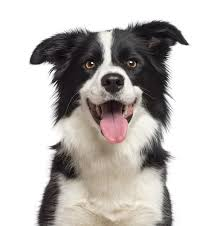
#> input picture stippling-app/assets/sample_images/kopek_foto.jpg, 223 x 226 px
$ python basic_code.py stippling-app/assets/sample_images/kopek_foto.jpg
#> lines starting #> are read from the running program, lines starting #| are printed output that depends on the picture
import numpy as np
import cv2
from scipy.spatial import Voronoi, voronoi_plot_2d
import matplotlib.pyplot as plt
from sklearn.cluster import KMeans
import time

def grayscale_intensity(image):
    """Görüntüyü gri tonlamaya çevirir ve yoğunluk haritası oluşturur."""
    if len(image.shape) == 3:
        gray = cv2.cvtColor(image, cv2.COLOR_BGR2GRAY)
    else:
        gray = image
    # Yoğunluk haritası - koyu yerler daha yüksek yoğunluklu
    intensity = 255 - gray
    return intensity

def generate_weighted_points(intensity, n_points=1000):
    """Yoğunluk haritasına göre ağırlıklı rastgele noktalar oluşturur."""
    # Yoğunluk haritasını normalize et
    if intensity.max() > 0:
        normalized = intensity / intensity.max()
    else:
        normalized = intensity

    # Daha verimli nokta seçimi - sadece sıfır olmayan piksellere odaklan
    y_indices, x_indices = np.nonzero(normalized)
    probabilities = normalized[y_indices, x_indices]
    probabilities = probabilities / probabilities.sum()

    # Rastgele nokta indeksi seçimi (ağırlıklı)
    selected_indices = np.random.choice(
        len(y_indices),
        size=min(n_points, len(y_indices)),
        p=probabilities,
        replace=False
    )

    # Seçilen noktaları al
    points = np.column_stack([x_indices[selected_indices], y_indices[selected_indices]])
    return points

def lloyd_relaxation(points, intensity, iterations=10):
    """Lloyd gevşetme algoritması ile noktaları dağıt."""
    height, width = intensity.shape
    y_coords, x_coords = np.mgrid[0:height, 0:width]
    coords = np.vstack((x_coords.ravel(), y_coords.ravel())).T

    for _ in range(iterations):
        # Voronoi diyagramı oluştur
        vor = Voronoi(points)

        # Her bölge için ağırlık merkezi hesapla
        new_points = []
        for i, region_idx in enumerate(vor.point_region):
            region = vor.regions[region_idx]
            if -1 in region or len(region) == 0:
                new_points.append(points[i])
                continue

            # Bölge poligonunu al
            polygon = [vor.vertices[v] for v in region]
            if not polygon:
                new_points.append(points[i])
                continue

            # Poligonu sınırlandır
            polygon_array = np.array(polygon)
            x_min, y_min = np.floor(polygon_array.min(axis=0)).astype(int)
            x_max, y_max = np.ceil(polygon_array.max(axis=0)).astype(int)

            x_min = max(0, x_min)
            y_min = max(0, y_min)
            x_max = min(width-1, x_max)
            y_max = min(height-1, y_max)

            if x_min >= x_max or y_min >= y_max:
                new_points.append(points[i])
                continue

            # Poligon içindeki pikselleri kontrol et
            x_range = np.arange(x_min, x_max+1)
            y_range = np.arange(y_min, y_max+1)
            xx, yy = np.meshgrid(x_range, y_range)
            pixels = np.vstack((xx.ravel(), yy.ravel())).T

            # Daha hızlı centroid hesaplama
            weights = np.array([intensity[y, x] if 0 <= y < height and 0 <= x < width else 0
                              for x, y in pixels])

            if weights.sum() > 0:
                centroid = np.average(pixels, axis=0, weights=weights)
                new_points.append(centroid)
            else:
                new_points.append(points[i])

        points = np.array(new_points)

    return points

def detect_object_with_stippling(image_path, n_points=2000, lloyd_iterations=5):
    """Weighted Voronoi Stippling ile nesne tespiti."""
#> called with n_points = 3000, lloyd_iterations = 3
    # Görüntüyü yükle
    start_time = time.time()
    image = cv2.imread(image_path)
#> image is the input picture: shape (226, 223, 3); mean B, G, R 188.8, 191.5, 195.6
    if image is None:
        raise ValueError(f"Görüntü yüklenemedi: {image_path}")

    print(f"Görüntü boyutu: {image.shape}")
#| Görüntü boyutu: (226, 223, 3)

    # Gri tonlama ve yoğunluk haritası oluştur
    intensity = grayscale_intensity(image)
#> in grayscale_intensity, `gray = cv2.cvtColor(image, cv2.COLOR_BGR2GRAY)`:
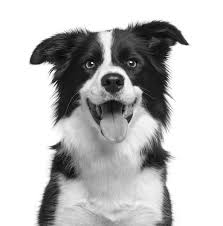
#> gray: shape (226, 223); min 0, max 255, mean 192.4
#> in grayscale_intensity, `intensity = 255 - gray`:
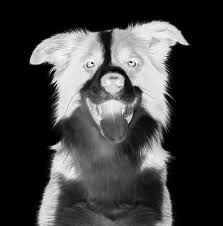
#> intensity: shape (226, 223); min 0, max 255, mean 62.6

    # Ağırlıklı rastgele noktalar oluştur
    points = generate_weighted_points(intensity, n_points)
#> in generate_weighted_points, `selected_indices = np.random.choice( len(y_indices), size=min(n_points..`: selected_indices = 3000 values, max 27155 at index 2576, min 63 at index 1956, mean 11570.2
#> in generate_weighted_points, `points = np.column_stack([x_indices[selected_indices], y_indices[selec..`: points = 3000 pairs, first value 25 to 191, second value 17 to 225

    print(f"Başlangıç noktaları oluşturuldu: {len(points)} nokta")
#| Başlangıç noktaları oluşturuldu: 3000 nokta

    # Lloyd algoritması ile nokta dağılımını iyileştir
    relaxed_points = lloyd_relaxation(points, intensity, lloyd_iterations)
#> relaxed_points has the same summary as points in generate_weighted_points

    print(f"Lloyd gevşetme tamamlandı, {len(relaxed_points)} nokta")
#| Lloyd gevşetme tamamlandı, 3000 nokta

    # Sonuçları görselleştir
    plt.figure(figsize=(12, 8))

    # Orijinal görüntü
    plt.subplot(1, 2, 1)
    plt.imshow(cv2.cvtColor(image, cv2.COLOR_BGR2RGB))
    plt.title("Orijinal Görüntü")
    plt.axis('off')

    # Stippling sonucu
    plt.subplot(1, 2, 2)
    plt.imshow(np.ones_like(image) * 255, cmap='gray')
    plt.scatter(relaxed_points[:, 0], relaxed_points[:, 1], s=1, c='black')
    plt.title("Weighted Voronoi Stippling")
    plt.axis('off')

    plt.tight_layout()

    # Sonucu kaydet
    output_path = image_path.rsplit('.', 1)[0] + "_stippled.png"
    plt.savefig(output_path, dpi=300, bbox_inches='tight')
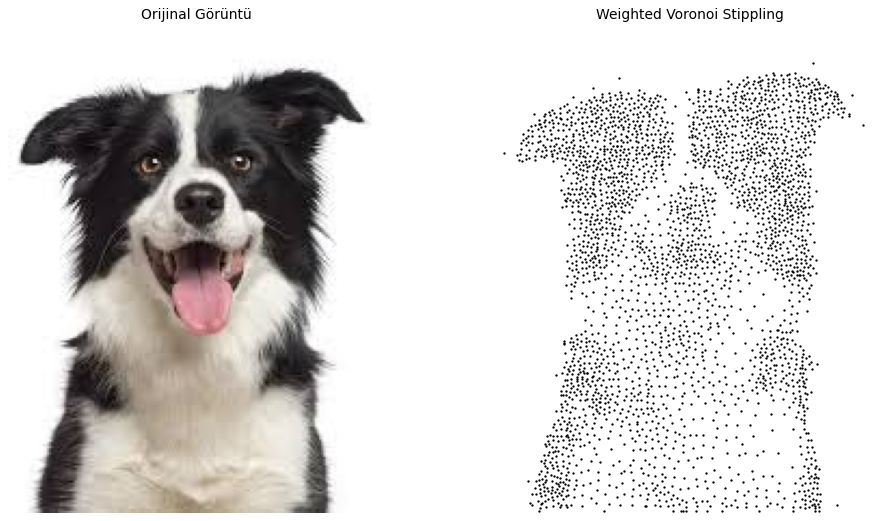
#> figure drawn by matplotlib, 2 panels

    print(f"İşlem tamamlandı. Süre: {time.time() - start_time:.2f} saniye")
    print(f"Sonuç kaydedildi: {output_path}")

    plt.show()
    return relaxed_points

if __name__ == "__main__":
    import sys

    if len(sys.argv) > 1:
        image_path = sys.argv[1]
    else:
        # Örnek bir resim yolu belirtin
        image_path = input("Lütfen bir görüntü dosyası yolu girin: ")

    # Parametre ayarları
    n_points = 3000  # Nokta sayısı
    lloyd_iterations = 3  # Lloyd gevşetme iterasyonları

    # Nesne tespiti yap
    stipple_points = detect_object_with_stippling(
        image_path,
        n_points=n_points,
        lloyd_iterations=lloyd_iterations
    )
#> stipple_points has the same summary as points in generate_weighted_points
